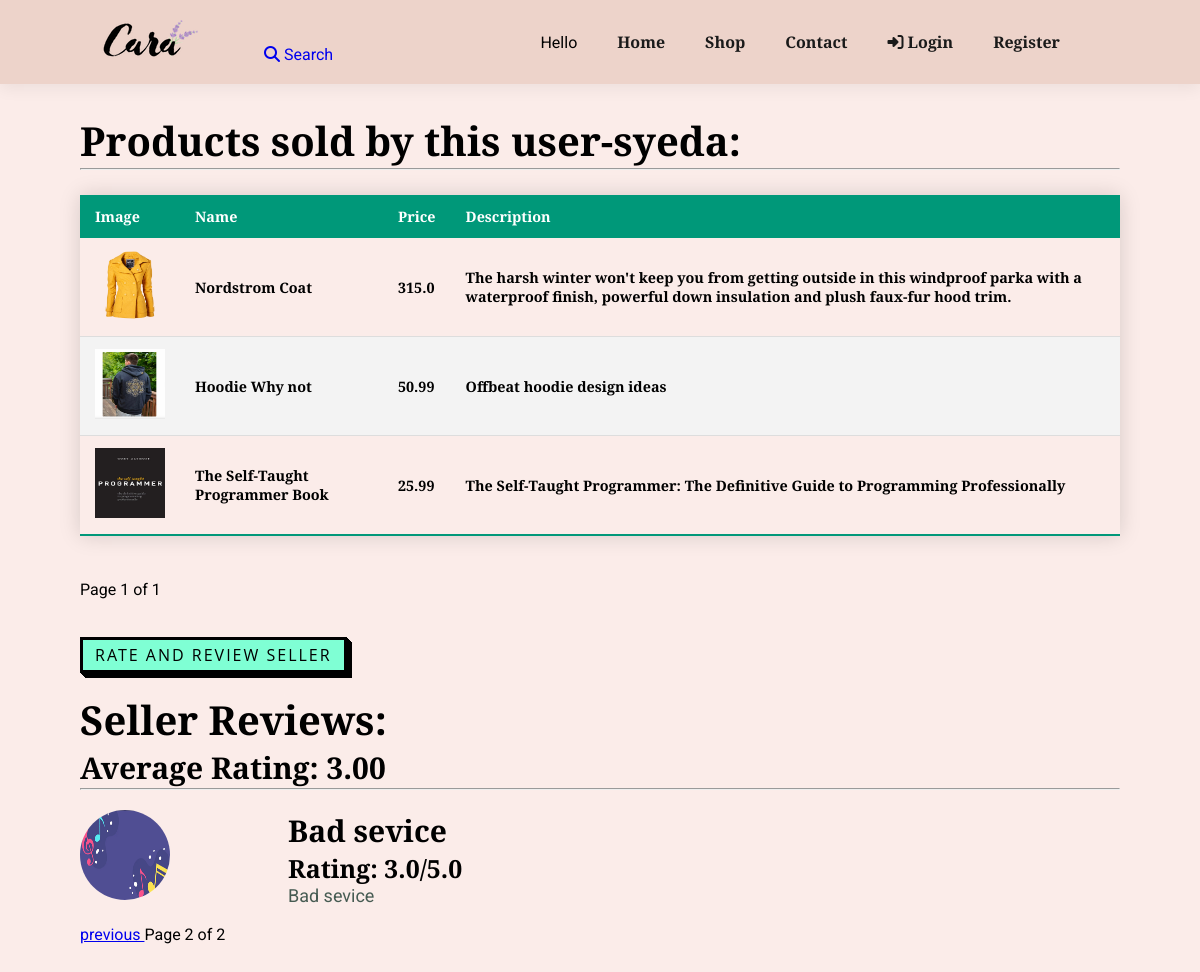
/seller-profile/19/?page2=2, run on the app's committed database.
### users/models.py (models this page shows, shortened)
class Account(models.Model):
    user = models.OneToOneField(User, on_delete=models.CASCADE)
    approved = models.BooleanField(default=False, help_text="False=Not Approved, True=Approaved", blank=True)
    first_name = models.CharField(null=True,blank=True, max_length=150)
    last_name = models.CharField(null=True,blank=True, max_length=150)
    image = models.ImageField(default='profile_pics/default.jpg', upload_to= get_file_path)
    account_balance = models.IntegerField(null=True, blank=True, default=0)
    phone = models.CharField(null=True,blank=True, max_length=50)
    address = models.CharField(null=True,blank=True, max_length=150)
    city = models.CharField(null=True,blank=True, max_length=80)
    state = models.CharField(null=True,blank=True, max_length= 80)
    country = models.CharField(null=True,blank=True, max_length=80)
    zip_code = models.CharField(null=True,blank=True, max_length=50)
    created_at = models.DateField(auto_now_add=True)
    average_rating = models.FloatField(default=0, blank=True)
    warnings = models.IntegerField(default=0)

class ReviewRating(models.Model):
    review_receiver = models.ForeignKey(User, on_delete=models.CASCADE,  related_name='for_receiver')
    review_giver = models.ForeignKey(User, on_delete=models.CASCADE, related_name='for_giver')
    subject = models.CharField(max_length=100, blank=True)
    review = models.TextField(max_length=500, blank=True)
    rating = models.FloatField()
    status = models.BooleanField(default=True, help_text="True=Show, False=Don't Show")
    created_date = models.DateTimeField(auto_now_add=True)
    updated_data = models.DateTimeField(auto_now=True)

### store/models.py (models this page shows, shortened)
class Product(models.Model):
    category = models.ForeignKey(Category,  on_delete=models.CASCADE)
    slug = models.CharField(max_length=150, null=False, blank=False)
    name = models.CharField(max_length=50, null=False, blank=False)
    author = models.ForeignKey(User, on_delete=models.CASCADE, null=False, blank=False)
    product_image = models.ImageField(upload_to=get_file_path_pro, null=True, blank=True)
    small_description = models.TextField(max_length=250, null=False, blank=False)
    quantity = models.IntegerField(null=False, blank=False)
    original_price = models.FloatField(null=False, blank=False)
    bid_starting_price = models.FloatField(null=False, blank=False)
    bid_current_price = models.FloatField(null=True, blank=True)
    description = models.TextField(max_length=500, null=False, blank=False)
    status = models.BooleanField(default= False, help_text="0=Show, 1=Hidden")
    bid_status = models.BooleanField(default= False, help_text="0=Show, 1=Hidden")
    trending = models.BooleanField(default= False, help_text="0=Default, 1=Hidden")
    tag = models.CharField(max_length=150, null=False, blank=False)
    meta_title = models.CharField(max_length=150, null=False, blank=False)
    meta_keywords= models.CharField(max_length=150, null=False, blank=False)
    meta_description= models.CharField(max_length=500, null=False, blank=False)
    created_at = models.DateTimeField(auto_now_add=True)

### store/views.py (the view)
# urls.py: path('seller-profile/<int:pk>/', views.public_seller_profile, name="public-seller-profile"),
def public_seller_profile(request, pk):
    Model_one = Product.objects.filter(author__pk=pk).order_by('id')
    paginator = Paginator(Model_one, 3)
    page = request.GET.get('page1')
    try:
        Model_one = paginator.page(page)
    except PageNotAnInteger:
        Model_one = paginator.page(1)
    except EmptyPage:
        Model_one = paginator.page(paginator.num_pages)
    all_review = ReviewRating.objects.all().order_by('id')
    Model_two = all_review.filter(review_receiver__pk = pk)
    paginator = Paginator(Model_two, 3)
    page = request.GET.get('page2')
    try:
        Model_two = paginator.page(page)
    except PageNotAnInteger:
        Model_two = paginator.page(1)
    except EmptyPage:
        Model_two = paginator.page(paginator.num_pages)
    seller = Account.objects.filter(user__id=pk).first()
    rate_count = 0
    rate_total = 0
    ave_rate = "Not Enough info"
    for review in Model_two:
        rate_count += 1
        rate_total += review.rating
    if(rate_count > 0 ):
        ave_rate = rate_total/rate_count
    else:
        ave_rate = "Not Enough review"
    context = {
        'model_one': Model_one,
        'model_two': Model_two,
        'seller' : seller,
        'average_rate' : ave_rate
        }
    return render(request, 'store/public_seller_profile.html', context)

### store/templates/store/public_seller_profile.html (shortened to what this page needs)
{% extends "store/base.html" %}
{% block content %}
<div class="section-p1">
    <h2>Products sold by this user-{{ seller.user.username }}:</h2>
    <hr>
    {% if model_one %}
        <div class="">
                <table class="styled-table">
                    <thead>
                        <tr>
                            <th>Image </th>
                            <th>Name</th>
                            <th>Price</th>
                            <th>Description</th>
                        </tr>
                    </thead>
                    <tbody>
                        {% for item in model_one %}
                            <tr>
                                <th>
                                    <img src = "{{ item.product_image.url }}" height="70px" width = "70px">
                                </th>
                                <th>{{ item.name  }}</th>
                                <th>{{ item.original_price }}</th>
                                <th>{{ item.small_description  }}</th>
                            </tr>
                        {% endfor %}
                    </tbody>
                </table>
                <br>
            <span class="">
                <span class="">
                    Page {{ model_one.number }} of {{ model_one.paginator.num_pages }}
                </span>
            </span>
        </div>
        {% endif %}
        <br>
        <br>
    <div>
        <a href="#demo-modal"><button class="button-54" >Rate and Review Seller</button></a>
    </div>
    <h2>Seller Reviews:</h2>
    <h3>Average Rating: {{ average_rate|floatformat:2 }}</h3>
    <hr>
    {% if model_two %}
    <div class="col-md-12 well">
        {% for review in model_two %}
            <div class="seller_rate_detail">
                <div class="seller_rate_detail_left">
                    <img src="{{ review.review_giver.account.image.url }}" height="90px" width="90px" style="border-radius:50%;"> </img>
                </div>
                <div class="seller_rate_detail_right">
                    <h3>{{ review.subject }}</h3>
                    <h4>Rating: {{ review.rating }}/5.0 </h4>
                    <p> {{ review.review }}</p>
                </div>
            </div>
            <br>
        {% endfor %}
        <span class="step-links pagination">
            {% if model_two.has_previous %}
                <a href="?page2={{ model_two.previous_page_number }}"> previous </a>
            {% endif %}
            <span class="current">
                Page {{ model_two.number }} of {{ model_two.paginator.num_pages }}
            </span>
        </span>
    </div>
    {% endif %}
</div>
{% endblock content %}

### store/static/store/store_styles.css (style rules this page uses)
* { margin: 0; padding: 0; box-sizing: border-box; font-family: 'Josefin Slab', 'Roboto', sans-serif; }
:root { --main-bg-color: #ebcfc4d2; --body-bg-color: #f5d1c866; }
body { width: 100%; background-color: var(--body-bg-color); }
h2 { font-size: 40px; line-height: 54px; color: black; }
h3 { font-size: 30px; }
h4 { font-size: 25px; line-height: 34px; color: black; }
p { font-size: 18px; color: #465b52; }
.section-p1 { padding: 30px 80px; }

### store/static/store/checkOut_styles.css (style rules this page uses)
.styled-table { border-collapse: collapse; margin: 25px 0; font-size: 0.9em; font-family: sans-serif; width: 100%; box-shadow: 0 0 20px rgba(0, 0, 0, 0.15); }
.styled-table thead tr { background-color: #009879; color: #ffffff; text-align: left; }
.styled-table th, .styled-table td { padding: 12px 15px; text-align: left; }
.styled-table tbody tr { border-bottom: 1px solid #dddddd; }
.styled-table tbody tr:nth-of-type(even) { background-color: #f3f3f3; }
.styled-table tbody tr:last-of-type { border-bottom: 2px solid #009879; }

### store/static/store/seller_account.css (style rules this page uses)
.button-54 { font-size: 12px; letter-spacing: 2px; text-decoration: none; text-transform: uppercase; color: #000; cursor: pointer; border: 3px solid; padding: 0.25em 0.5em; box-shadow: 1px 1px 0px 0px, 2px 2px 0px 0px, 3px 3px 0px 0px, 4px 4px 0px 0px, 5px 5px 0px 0px; position: relative; user-select: none; -webkit-user-select: none; touch-action: manipulation; }
@media (min-width: 768px) { .button-54 { padding: 0.25em 0.75em; } }
.seller_rate_detail { display: flex; flex-direction: row; margin-top: 20px; }
.seller_rate_detail_left { width: 20%; }
.seller_rate_detail_right { width: 80%; }
.button-54 { font-family: "Open Sans", sans-serif; font-size: 16px; letter-spacing: 2px; text-decoration: none; text-transform: uppercase; color: #000; cursor: pointer; border: 3px solid; padding: 0.25em 0.5em; box-shadow: 1px 1px 0px 0px, 2px 2px 0px 0px, 3px 3px 0px 0px, 4px 4px 0px 0px, 5px 5px 0px 0px; position: relative; user-select: none; -webkit-user-select: none; touch-action: manipulation; margin-bottom: 20px; background-color: aquamarine; }

### data on the page
Account: user.username "syeda"
Product: product_image (picture), name "Nordstrom Coat", original_price "315.0", small_description "The harsh winter won't keep you from getting outside in this windproof parka with a waterproof finish, powerful down insulation and plush faux-fur hood trim."
Product: product_image (picture), name "Hoodie Why not", original_price "50.99", small_description "Offbeat hoodie design ideas"
Product: product_image (picture), name "The Self-Taught Programmer Book", original_price "25.99", small_description "The Self-Taught Programmer: The Definitive Guide to Programming Professionally"
ReviewRating: review_giver.account.image (picture), subject "Bad sevice", rating "3.0", review "Bad sevice"

### other printed values
{{ model_one.number }} "1"
{{ model_one.paginator.num_pages }} "1"
{{ average_rate|floatformat:2 }} "3.00"
{{ model_two.number }} "2"
{{ model_two.paginator.num_pages }} "2"
